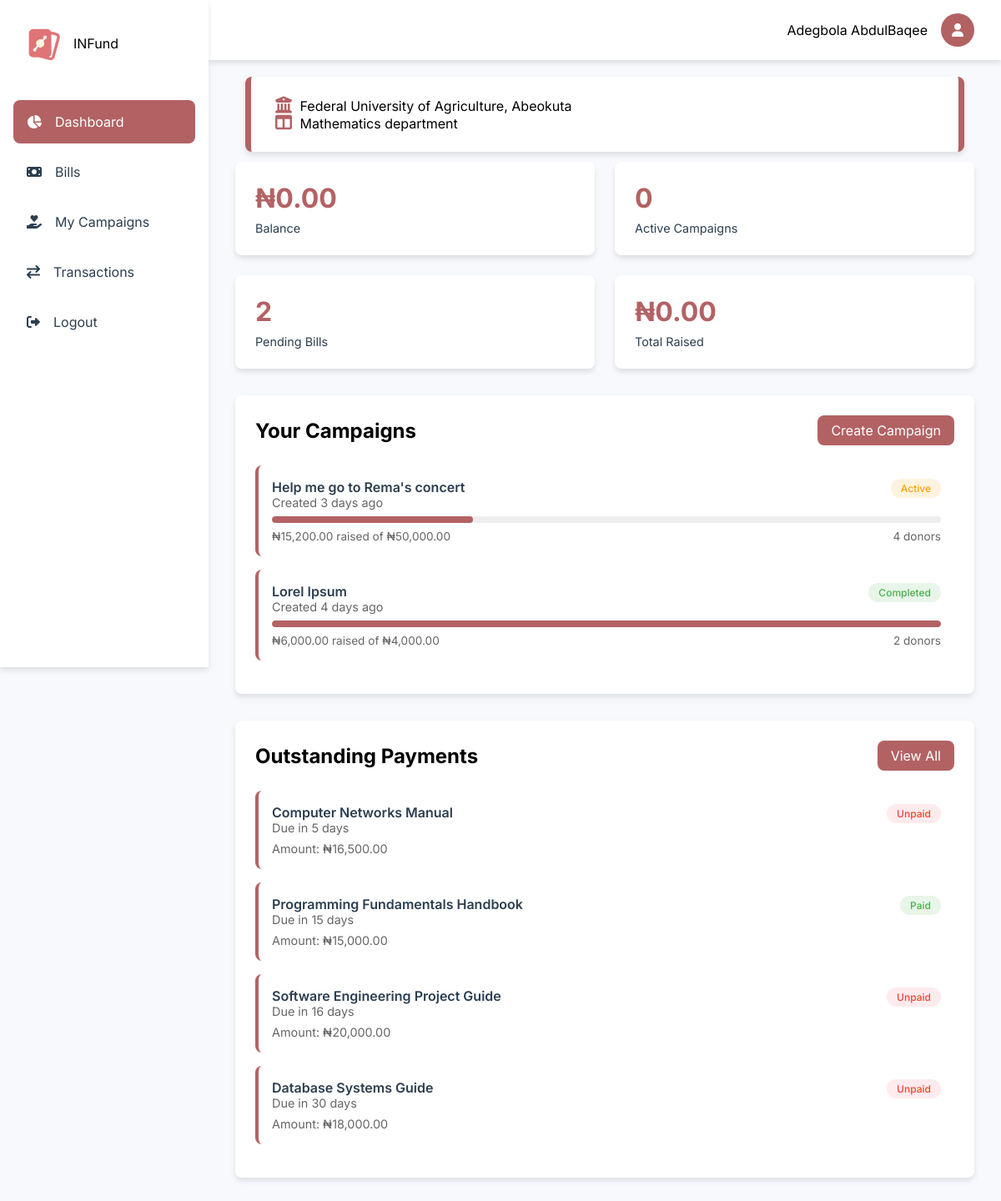
The page /dashboard/overview (signed in) on the database as committed earlier.
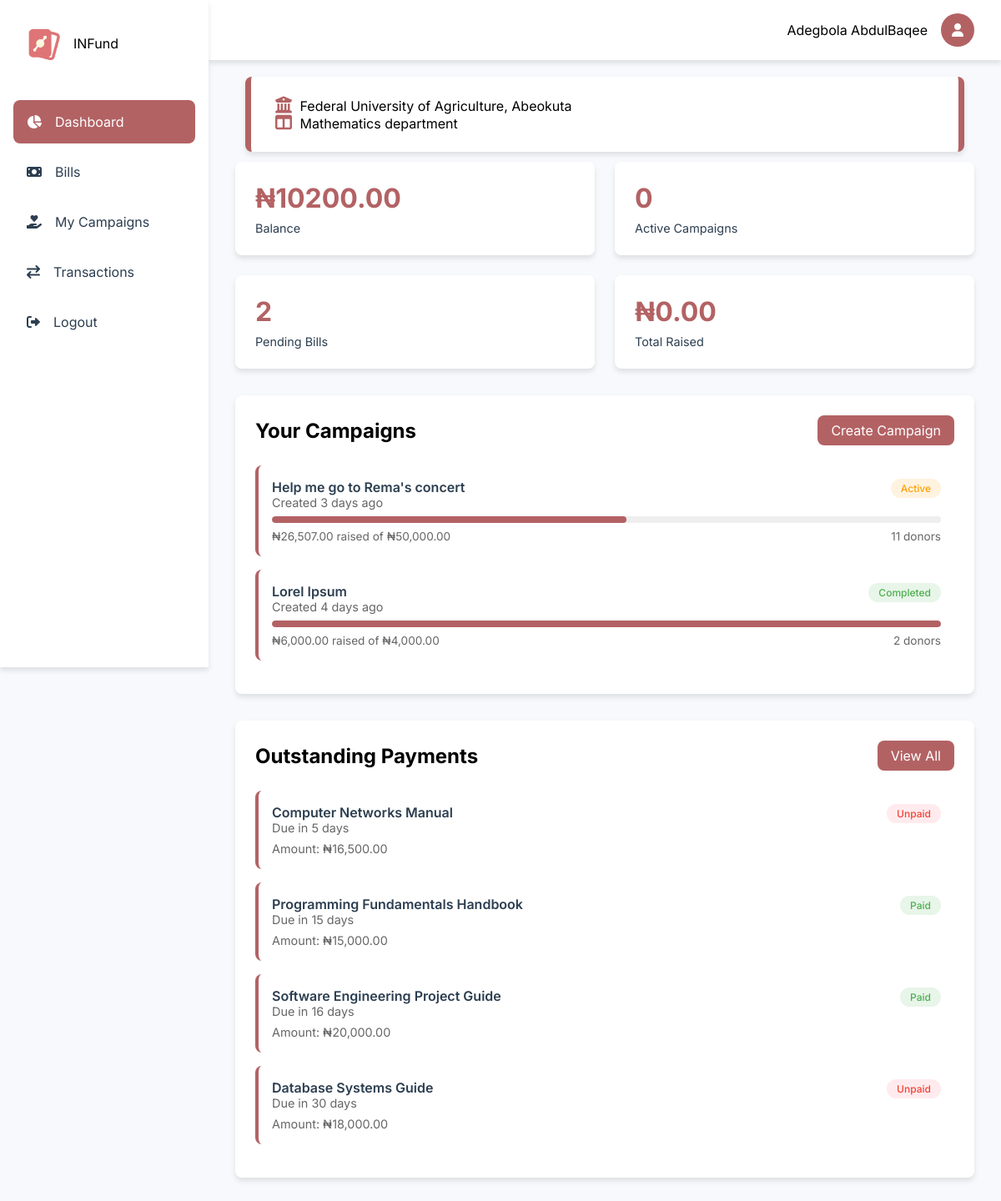
The same page on the database as committed later.
### tables this page shows
CREATE TABLE `users` (
  `id` int(11) NOT NULL,
  `fullname` varchar(1000) NOT NULL,
  `email` varchar(200) DEFAULT NULL,
  `balance` decimal(15,2) NOT NULL DEFAULT 0.00,
  `username` varchar(30) NOT NULL,
  `phone` varchar(30) DEFAULT NULL,
  `dob` varchar(200) DEFAULT NULL,
  `country` varchar(200) DEFAULT NULL,
  `state` varchar(1000) DEFAULT NULL,
  `university` varchar(1000) DEFAULT NULL,
  `faculty` varchar(1000) DEFAULT NULL,
  `department` varchar(1000) DEFAULT NULL,
  `matric_no` varchar(1000) NOT NULL,
  `password` varchar(1000) DEFAULT NULL,
  `level` varchar(200) NOT NULL DEFAULT '100',
  `bank_id` varchar(200) DEFAULT NULL,
  `bank_account_name` varchar(200) DEFAULT NULL,
  `account_number` int(30) DEFAULT NULL,
  `created_at` varchar(1000) DEFAULT current_timestamp(),
  `last_login` varchar(1000) DEFAULT current_timestamp(),
  `gender` varchar(1000) DEFAULT NULL
);

CREATE TABLE `campaigns` (
  `id` int(11) NOT NULL,
  `title` varchar(255) NOT NULL,
  `description` text NOT NULL,
  `impact` text DEFAULT NULL,
  `importance` text DEFAULT NULL,
  `uid` int(11) NOT NULL,
  `goal_amount` decimal(15,2) NOT NULL,
  `amount_raised` decimal(15,2) DEFAULT 0.00,
  `start_date` date NOT NULL,
  `end_date` date NOT NULL,
  `status` enum('active','completed','cancelled') DEFAULT 'active',
  `created_at` timestamp NOT NULL DEFAULT current_timestamp(),
  `updated_at` timestamp NOT NULL DEFAULT current_timestamp() ON UPDATE current_timestamp(),
  `image1` varchar(1000) NOT NULL,
  `image2` varchar(1000) DEFAULT NULL,
  `image3` varchar(1000) DEFAULT NULL,
  `image4` varchar(1000) DEFAULT NULL
);

CREATE TABLE `bills` (
  `id` int(11) NOT NULL,
  `creator_id` int(11) NOT NULL,
  `name` varchar(255) NOT NULL,
  `university` varchar(255) NOT NULL,
  `faculty` varchar(255) NOT NULL,
  `department` varchar(1000) NOT NULL,
  `level` varchar(255) NOT NULL,
  `matric_no` varchar(255) NOT NULL,
  `price` decimal(10,2) NOT NULL,
  `start_date` date DEFAULT NULL,
  `end_date` date DEFAULT NULL,
  `created_at` timestamp NOT NULL DEFAULT current_timestamp()
);

CREATE TABLE `payments` (
  `id` int(11) NOT NULL,
  `uid` int(11) NOT NULL,
  `reference_id` varchar(1000) DEFAULT NULL,
  `gateway_reference` varchar(200) DEFAULT NULL,
  `bill_id` int(11) NOT NULL,
  `student_id` int(11) NOT NULL,
  `total_amount` decimal(10,2) NOT NULL,
  `amount_paid` decimal(10,2) DEFAULT 0.00,
  `status` enum('Unpaid','Partially Paid','Paid') NOT NULL DEFAULT 'Unpaid',
  `last_payment_date` timestamp NULL DEFAULT current_timestamp(),
  `created_at` timestamp NOT NULL DEFAULT current_timestamp(),
  `updated_at` timestamp NOT NULL DEFAULT current_timestamp() ON UPDATE current_timestamp()
);

### includes/get_universities.php (called while the page is built, shortened)
<?php
function get_university($abbr)
{
    global $conn;
    $stmt = $conn->prepare("SELECT * FROM universities WHERE abbreviation=?");
    $stmt->bind_param("s", $abbr);
    $stmt->execute();
    $result = $stmt->get_result();
    $university = [];
    while ($row = $result->fetch_assoc()) {
        $university[] = $row;
    }
    return $university;
}

### includes/user/functions.php (the view, shortened to what the changed rows need)
<?php
function getUserDetails(string $email): array
{
    global $conn;
    if (strpos($email, "@")) {
        $query = "SELECT * FROM users WHERE email = ?";
    } else {
        $query = "SELECT * FROM users WHERE id = ?";
    }
    $stmt = $conn->prepare($query);
    $stmt->bind_param("s", $email);
    $stmt->execute();
    $result = $stmt->get_result();
    $data = $result->fetch_assoc();
    return $data;
}
function getCampaignsByUserId($user_id)
{
    global $conn;
    $sql = "SELECT c.*,
            (SELECT COUNT(*) FROM donations WHERE campaign_id = c.id) as donor_count,
            (SELECT SUM(amount) FROM donations WHERE campaign_id = c.id) as total_donations
            FROM campaigns c
            WHERE c.uid = ?
            ORDER BY c.created_at DESC";
    $stmt = $conn->prepare($sql);
    $stmt->bind_param("i", $user_id);
    $stmt->execute();
    $result = $stmt->get_result();
    return $result;
}
function displayCampaignSection($campaigns)
{
    $output = '';
    if ($campaigns->num_rows > 0) {
        while ($campaign = $campaigns->fetch_assoc()) {
            $progress = ($campaign['amount_raised'] / $campaign['goal_amount']) * 100;
            $progress = min(100, $progress);
            $created_date = new DateTime($campaign['created_at']);
            $now = new DateTime();
            $interval = $created_date->diff($now);
            $time_ago = formatTimeAgo($interval);
            $badge_class = ($campaign['status'] === 'completed') ? 'badge-success' : 'badge-warning';
            $status_text = ucfirst($campaign['status']);
            $output .= sprintf(
                '
                <div class="campaign-card" onclick="window.location.href=\'campaign?id=%d\'">
                    <div class="campaign-header">
                        <div>
                            <div class="campaign-title">%s</div>
                            <div class="campaign-meta">Created %s</div>
                        </div>
                        <span class="badge %s">%s</span>
                    </div>
                    <div class="progress-bar">
                        <div class="progress-fill" style="width: %d%%"></div>
                    </div>
                    <div class="campaign-stats">
                        <span>₦%s raised of ₦%s</span>
                        <span>%d donors</span>
                    </div>
                </div>',
                $campaign['id'],
                htmlspecialchars($campaign['title']),
                $time_ago,
                $badge_class,
                $status_text,
                $progress,
                number_format($campaign['amount_raised'], 2),
                number_format($campaign['goal_amount'], 2),
                $campaign['donor_count']
            );
        }
    }
    return $output;
}
function formatTimeAgo($interval)
{
    if ($interval->d >= 1) return $interval->d . ' day' . ($interval->d > 1 ? 's' : '') . ' ago';
    return 'just now';
}
function getCampaignStats($campaigns)
{
    $stats = [
        'total_raised' => 0,
        'active_campaigns' => 0
    ];
    if ($row = $campaigns->fetch_assoc()) {
        $stats['total_raised'] = $row['total_raised'] ?? 0;
        $stats['active_campaigns'] = $row['active_campaigns'] ?? 0;
    }
    return $stats;
}
?>

### includes/user/nav.php (shortened to what the changed rows need)
<?php
include '../config/config.php';
include '../includes/user/functions.php';
$my_details = getUserDetails($_SESSION["user_id"]);
?>
<!DOCTYPE html>
<html lang="en">
<head>
    <link href="https://cdnjs.cloudflare.com/ajax/libs/toastr.js/latest/css/toastr.min.css" rel="stylesheet" />
    <link rel="stylesheet" href="https://cdnjs.cloudflare.com/ajax/libs/font-awesome/6.0.0/css/all.min.css">
    <link rel="stylesheet" href="../assets/css/user/nav.css">
</head>
<body>
    <div class="container">
        <div class="topnav">
            <div class="user-profile">
                <span><?php echo $my_details['fullname']; ?></span>
                <a href="./profile">
                    <div class="avatar">
                    </div>
                </a>
            </div>
        </div>

### dashboard/overview.php (shortened to what the changed rows need)
<?php
include '../config/config.php';
include '../includes/get_universities.php';
include '../includes/user/get_bills.php';
include '../includes/user/nav.php';
$university = get_university($my_details['university']);
$campaigns = getCampaignsByUserId($_SESSION['user_id']);
$campaign_stats = getCampaignStats($campaigns);
?>
<main class="main-content">
    <div class="server-details">
        <i class="fas fa-university"></i> <?php
                                            if (!empty($university)) {
                                                $university_name = $university[0]['name'];
                                                echo $university_name;
                                            } else {
                                                echo "No university found with the abbreviation: " . $abbreviation;
                                            } ?>
        <br>
        <i class="fas fa-columns"></i> <?php echo $my_details['department']; ?> department
    </div>
    <div class="cards-grid">
        <div class="card">
            <h2>₦<?php echo $my_details['balance']; ?></h2>
            <p>Balance </p>
        </div>
        <div class="card">
            <h2><?php echo $campaign_stats['active_campaigns']; ?></h2>
        </div>
        <div class="card">
            <h2>2</h2>
        </div>
        <div class="card">
            <h2>₦<?php echo number_format($campaign_stats['total_raised'], 2); ?></h2>
        </div>
    </div>
    <div class="campaigns-grid">
        <section class="feed-section">
            <div class="section-header">
                <h2>Your Campaigns</h2>
            </div>
            <?php echo displayCampaignSection($campaigns); ?>
        </section>
        <section class="feed-section">
            <div class="section-header">
                <h2>Outstanding Payments</h2>
            </div>
            <?php
            $bills = getBillsByDepartment($my_details['department'], $_SESSION['user_id']);
            echo displayBillsSection($bills);
            ?>
        </section>
    </div>
</main>
<?php
include '../includes/user/footer.php';
?>

### includes/user/get_bills.php (shortened to what the changed rows need)
<?php
function getBillsByDepartment($department, $user_id)
{
    global $conn;
    $query = "SELECT b.*,
              p.amount_paid,
              p.status as payment_status,
              p.last_payment_date,
              DATEDIFF(b.end_date, CURRENT_DATE()) as days_remaining
              FROM bills b
              LEFT JOIN payments p ON b.id = p.bill_id AND p.student_id = ?
              WHERE b.department = ?
              AND b.end_date >= CURRENT_DATE()
              ORDER BY b.end_date ASC";
    $stmt = $conn->prepare($query);
    $stmt->bind_param("is", $user_id, $department);
    $stmt->execute();
    $result = $stmt->get_result();
    return $result->fetch_all(MYSQLI_ASSOC);
}
function displayBillsSection($bills)
{
    $output = '';
    foreach ($bills as $bill) {
        $badge_class = 'badge-danger';
        $status = 'Unpaid';
        $amount_display = '₦' . number_format($bill['price'], 2);
        if (isset($bill['payment_status'])) {
            switch ($bill['payment_status']) {
                case 'Paid':
                    $badge_class = 'badge-success';
                    $status = 'Paid';
                    break;
            }
        }
        $output .= sprintf(
            '
            <div class="campaign-card">
                <a href="bill.php?id=%d" class="campaign-header">
                    <div>
                        <div class="campaign-title">%s</div>
                        <div class="campaign-meta">Due in %d days</div>
                    </div>
                    <span class="badge %s">%s</span>
                </a>
                <div class="campaign-meta">
                    Amount: %s
                </div>
            </div>
        ',
            $bill['id'],
            htmlspecialchars($bill['name']),
            $bill['days_remaining'],
            $badge_class,
            $status,
            $amount_display
        );
    }
    return $output;
}

Rows that differ between the two databases and show on the page:
no longer on this page (row unchanged): bills: name "Software Engineering Project Guide", days_remaining "16", status "Unpaid", price "₦20,000.00"
no longer on this page (row edited): payments: bill.name "Database Systems Guide", days_remaining "30", status "Unpaid", bill.price "₦18,000.00"
changed users "Adegbola AbdulBaqee": balance "0.00" → "10200.00"
changed campaigns "Help me go to Rema's concert": amount_raised "15,200.00" → "26,507.00"; donor_count "4" → "11"
added payments: bill.name "Software Engineering Project Guide", days_remaining "16", status "Paid", bill.price "₦20,000.00"
now on this page (row unchanged): bills: name "Database Systems Guide", days_remaining "30", status "Unpaid", price "₦18,000.00"
